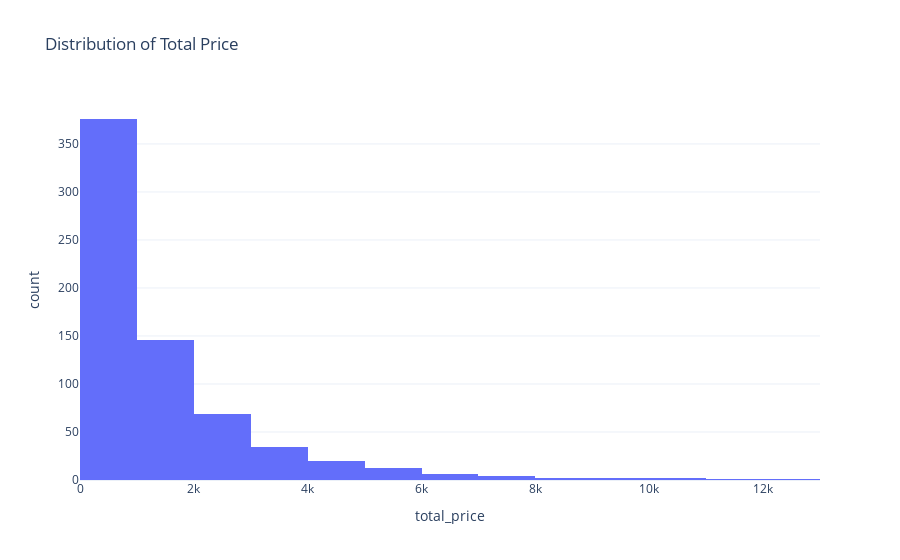

Source (notebook cell):
### Code cell
fig = px.histogram(df,
                   x='total_price',
                   nbins=20,
                   title='Distribution of Total Price')
fig.show()

### Figure 1 — Plotly figure (JSON) as saved in the notebook; plotly's stock layout.template omitted (floating-point values rounded to 4 significant figures; data arrays with more than 128 entries replaced by an {"elided": "..."} marker saying what was removed)
{"data": [{"alignmentgroup": "True", "bingroup": "x", "hovertemplate": "total_price=%{x}<br>count=%{y}<extra></extra>", "legendgroup": "", "marker": {"color": "#636efa", "pattern": {"shape": ""}}, "name": "", "nbinsx": 20, "offsetgroup": "", "orientation": "v", "showlegend": false, "type": "histogram", "x": {"elided": "676 float values"}, "xaxis": "x", "yaxis": "y"}], "layout": {"barmode": "relative", "legend": {"tracegroupgap": 0}, "title": {"text": "Distribution of Total Price"}, "xaxis": {"anchor": "y", "domain": [0, 1], "title": {"text": "total_price"}}, "yaxis": {"anchor": "x", "domain": [0, 1], "title": {"text": "count"}}}}
